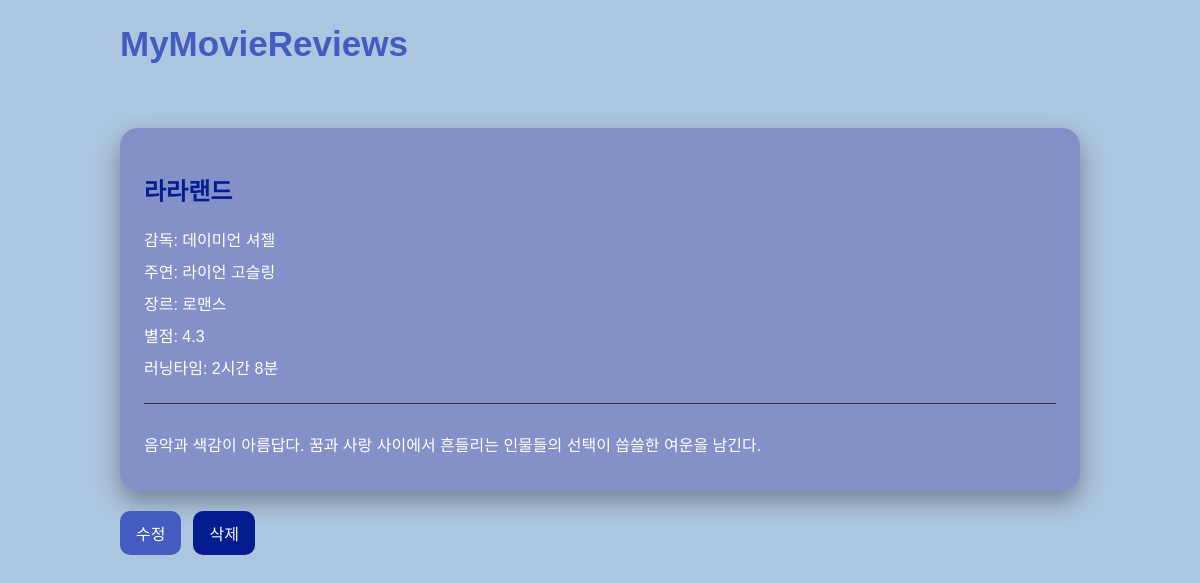
The page /13/ on the database its author committed.
### reviews/models.py (models this page shows, shortened)
class Review(models.Model):
    GENRE_CHOICES = [
        ('action', '액션'),
        ('comedy', '코미디'),
        ('romance', '로맨스'),
        ('thriller', '스릴러'),
        ('horror', '공포'),
        ('sf', 'SF'),
        ('animation', '애니메이션'),
        ('drama', '드라마'),
        ('documentary', '다큐멘터리'),
    ]
    title = models.CharField(max_length=100)
    release_year = models.IntegerField()
    director = models.CharField(max_length=50)
    actor = models.CharField(max_length=100)
    genre = models.CharField(max_length=20, choices=GENRE_CHOICES)
    rating = models.FloatField()
    running_time = models.IntegerField()
    content = models.TextField()
    created_at = models.DateTimeField(auto_now_add=True)

### reviews/views.py (the view)
# urls.py: path('<int:pk>/', views.review_detail, name='review-detail'),
def review_detail(request, pk):
    review = get_object_or_404(Review, pk=pk)
    review.running_time_text = format_running_time(review.running_time)
    return render(request, 'reviews/review_detail.html', {'review': review})

### reviews/views.py (called while the page is built)
def format_running_time(minutes):
    minutes = int(minutes)
    hours = minutes // 60
    remain_minutes = minutes % 60
    if hours > 0 and remain_minutes > 0:
        return f'{hours}시간 {remain_minutes}분'
    elif hours > 0:
        return f'{hours}시간'
    else:
        return f'{remain_minutes}분'

### reviews/templates/reviews/review_detail.html
{% extends 'reviews/base.html' %}
{% block content %}
    <article class="detail-card">
        <h1>{{ review.title }}</h1>
        <p>감독: {{ review.director }}</p>
        <p>주연: {{ review.actor }}</p>
        <p>장르: {{ review.get_genre_display }}</p>
        <p>별점: {{ review.rating }}</p>
        <p>러닝타임: {{ review.running_time_text }}</p>
        <div class="review-content">
            <p>{{ review.content }}</p>
        </div>
    </article>
    <div class="button-group">
        <a class="btn" href="{% url 'review-update' review.pk %}">수정</a>
        <a class="btn danger-btn" href="{% url 'review-delete' review.pk %}">삭제</a>
    </div>
{% endblock %}

### reviews/static/reviews/css/style.css (style rules this page uses)
* { box-sizing: border-box; }
body { margin: 0; background: #adc6df; color: #f5f5f5; font-family: Arial, sans-serif; }
a { color: inherit; text-decoration: none; }
.btn { display: inline-block; padding: 10px 16px; border: 0; border-radius: 10px; background: #445bc1; color: #fff; cursor: pointer; }
.danger-btn { background: #031d90; }
.review-card, .detail-card, .delete-card { padding: 24px; border-radius: 18px; background: #8490C8; box-shadow: 0 10px 24px rgba(0, 0, 0, 0.35); }
.detail-card h1 { color: #031d90; }
.review-card p, .detail-card p { margin: 8px 0; color: #fff; }
.review-content { margin-top: 24px; padding-top: 20px; border-top: 1px solid #333; line-height: 1.7; }
.button-group { display: flex; gap: 12px; margin-top: 20px; }
.logo-link, .btn, .review-card h2 { transition: background-color 0.25s ease, color 0.25s ease; }

### rows shown on the page
Review: title "라라랜드", director "데이미언 셔젤", actor "라이언 고슬링", genre "로맨스", rating "4.3", running_time_text "2시간 8분", content "음악과 색감이 아름답다. 꿈과 사랑 사이에서 흔들리는 인물들의 선택이 씁쓸한 여운을 남긴다."
